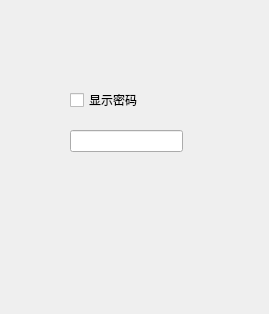
<?xml version="1.0" encoding="UTF-8"?>
<ui version="4.0">
 <class>Widget</class>
 <widget class="QWidget" name="Widget">
  <property name="geometry">
   <rect>
    <x>0</x>
    <y>0</y>
    <width>269</width>
    <height>314</height>
   </rect>
  </property>
  <property name="windowTitle">
   <string>Widget</string>
  </property>
  <widget class="QCheckBox" name="checkBox">
   <property name="geometry">
    <rect>
     <x>70</x>
     <y>90</y>
     <width>74</width>
     <height>20</height>
    </rect>
   </property>
   <property name="text">
    <string>显示密码</string>
   </property>
  </widget>
  <widget class="QLineEdit" name="lineEdit">
   <property name="geometry">
    <rect>
     <x>70</x>
     <y>130</y>
     <width>113</width>
     <height>22</height>
    </rect>
   </property>
  </widget>
 </widget>
 <resources/>
 <connections/>
</ui>
